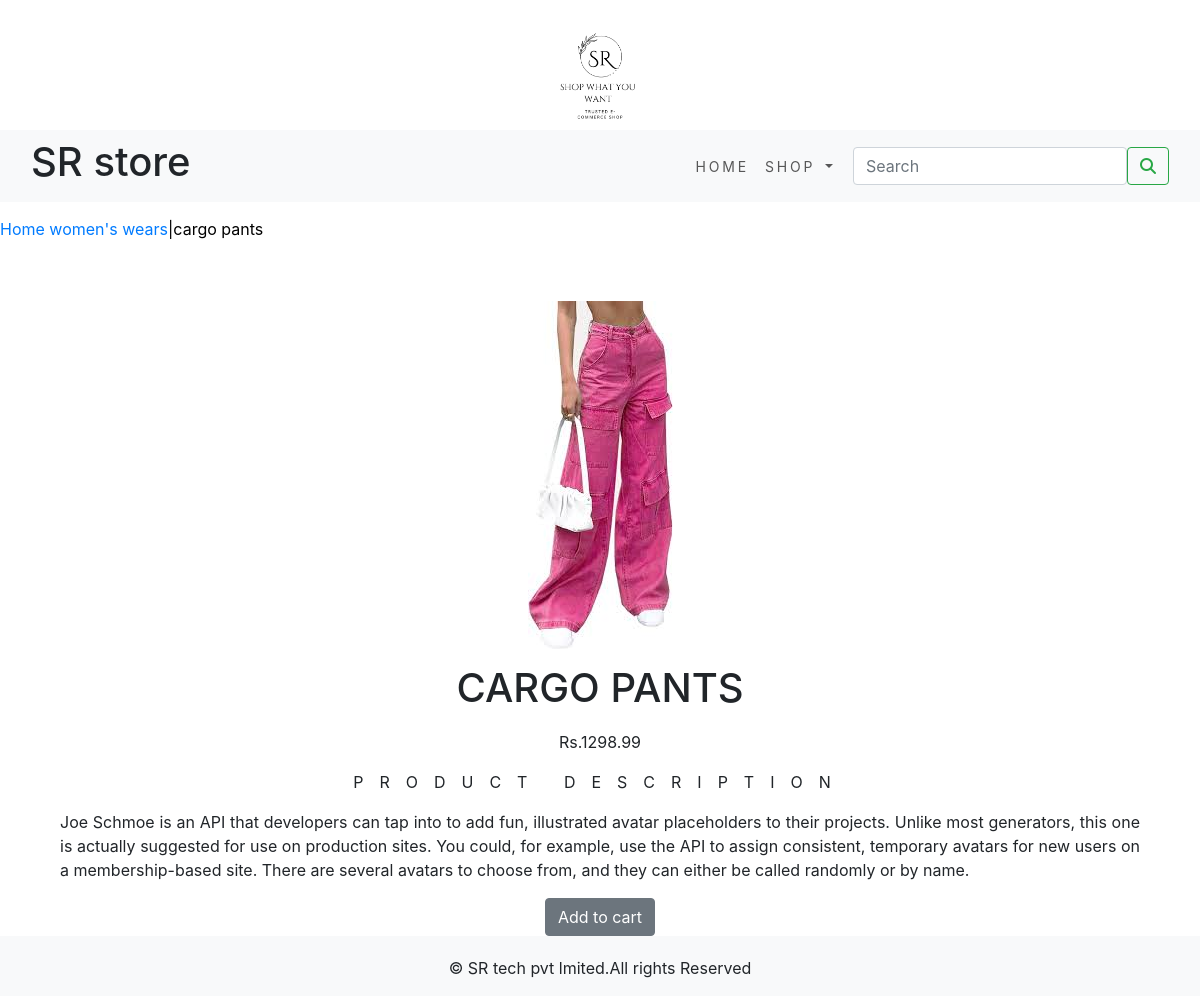
/womens-wears/cargo-pants, run on the app's committed database.
### shopenv/models.py (models this page shows, shortened)
class Product(models.Model):
    name=models.CharField(max_length=250,unique=True)
    slug=models.SlugField(max_length=250,unique=True)
    description=models.TextField(blank=True)
    price=models.DecimalField(max_digits=10,decimal_places=2)
    category=models.ForeignKey(Category,on_delete=models.CASCADE)
    image = models.ImageField(upload_to='product', blank=True)
    stock=models.IntegerField()
    available=models.BooleanField(default=True)
    created=models.DateTimeField(auto_now_add=True)
    updated=models.DateTimeField(auto_now_add=True)
    class Meta:
        ordering=('name',)
        verbose_name='product'
        verbose_name_plural='products'

class Category(models.Model):
    name= models.CharField(max_length=250,unique=True)
    slug=models.SlugField(max_length=250,unique=True)
    description=models.TextField(blank=True)
    image=models.ImageField(upload_to='category',blank=True)
    class Meta:
        ordering=('name',)
        verbose_name='category'
        verbose_name_plural='categories'
    def get_url(self):
        return reverse('shopenv:product_by_category',args=[self.slug])
    def __str__(self):
        return '{}'.format(self.name)

### shopenv/views.py (the view)
# urls.py: path('<slug:c_slug>/<slug:product_slug>', views.prodDetail,name='prodCatdetail'),
def prodDetail(request,c_slug,product_slug):
    try:
        product=Product.objects.get(category__slug=c_slug,slug=product_slug)
    except Exception as e:
        raise e
    return render(request,'product.html', {'product': product})

### cart/context_processor.py (called while the page is built)
def counter(request):
    item_count=0
    if 'admin' in request.path:
        return {}
    else:
        try:
            cart=Cart.objects.filter(cart_id=_cart_id(request))
            car_items=CartItem.objects.all().filter(cart=cart[:1])
            for cart_item in car_items:
                item_count += cart_item.quantity
        except Cart.DoesNotExist:
            item_count =0
    return dict(item_count=item_count)

### cart/views.py (called while the page is built)
def _cart_id(request):
    cart=request.session.session_key
    if not cart:
        cart = request.session.create()
    return cart

### shopenv/context_processors.py (called while the page is built)
def menu_links(request):
    links=Category.objects.all()
    return dict(links=links)

### templates/product.html (shortened to what this page needs)
{% extends 'base.html' %}
{% load static %}
{% block content %}
<div class="=row my_prod_row_class">
    <div class="mx_auto">
        <p> <a href="{% url 'shopenv:allProdCat' %}">Home</a> <a href="{{product.category.get_url}}">{{product.category}}</a>|{{product.name}}</p>
    </div>
</div>
<div class="container">
<br>
<div class="row">
    <div class="col-12 col-sm-12 col-md-12 col-lg-12 text-center">
        <div>
        <div style="min-width:18rem">
            <img src="{{product.image.url}}" alt="{{product.name}}">
        </div>
    </div>
     <div class="col-md-12 col-sm-12 col-md-12 col-lg-12">
         <h1 class="my_prod_title">{{product.name}}</h1>
         <p>Rs.{{product.price}}</p>
         <p class="my_title">Product Description</p>
         <p class="text-justify my_rod_text">{{product.description}}</p>
         {% if product.stock <= 0 %}
         <p class="text-justify my_prod_text"><b>Out of stock</b></p>
         {% else %}
         <a class="btn btn-secondary" href="{% url 'cart:add_cart' product.id %}">Add to cart</a>
         {% endif %}
     </div>
 </div>
</div>
</div>
{% endblock %}

### static/css/custom.css (style rules this page uses)
.my_title { font-size:16px; text-transform:uppercase; letter-spacing:1em; }
.my_prod_row_class { padding-top:15px; padding-bottom:20px; }
.my_prod_row_class .mx_auto { color:#000; font_size:12px; text-decoration:none; }
.my_prod_title { font_size:1px; text-transform:uppercase; letter-spacing:0em; padding-top:15px; padding-bottom:10px; }

### data on the page
Product: category "women's wears", name "cargo pants", image (picture), name "CARGO PANTS", price "1298.99", description "Joe Schmoe is an API that developers can tap into to add fun, illustrated avatar placeholders to their projects. Unlike most generators, this one is actually suggested for use on production sites. You could, for example, use the API to assign consistent, temporary avatars for new users on a membership-based site. There are several avatars to choose from, and they can either be called randomly or by name."
